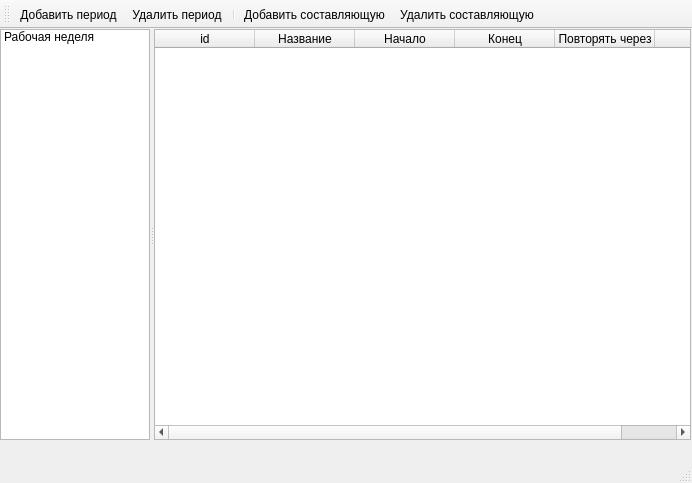
<ui version="4.0" >
 <class>MainWindow</class>
 <widget class="QMainWindow" name="MainWindow" >
  <property name="geometry" >
   <rect>
    <x>0</x>
    <y>0</y>
    <width>692</width>
    <height>483</height>
   </rect>
  </property>
  <property name="windowTitle" >
   <string>Периоды тарификации</string>
  </property>
  <widget class="QWidget" name="centralwidget" >
   <widget class="QSplitter" name="splitter" >
    <property name="geometry" >
     <rect>
      <x>0</x>
      <y>0</y>
      <width>691</width>
      <height>411</height>
     </rect>
    </property>
    <property name="orientation" >
     <enum>Qt::Horizontal</enum>
    </property>
    <widget class="QListWidget" name="timeperiod_list_edit" >
     <property name="maximumSize" >
      <size>
       <width>150</width>
       <height>16777215</height>
      </size>
     </property>
     <item>
      <property name="text" >
       <string>Рабочая неделя</string>
      </property>
     </item>
    </widget>
    <widget class="QTableWidget" name="timeperiod_table" >
     <property name="selectionMode" >
      <enum>QAbstractItemView::SingleSelection</enum>
     </property>
     <property name="selectionBehavior" >
      <enum>QAbstractItemView::SelectRows</enum>
     </property>
     <property name="verticalScrollMode" >
      <enum>QAbstractItemView::ScrollPerPixel</enum>
     </property>
     <property name="horizontalScrollMode" >
      <enum>QAbstractItemView::ScrollPerPixel</enum>
     </property>
     <property name="gridStyle" >
      <enum>Qt::DotLine</enum>
     </property>
     <column>
      <property name="text" >
       <string>id</string>
      </property>
     </column>
     <column>
      <property name="text" >
       <string>Название</string>
      </property>
     </column>
     <column>
      <property name="text" >
       <string>Начало</string>
      </property>
     </column>
     <column>
      <property name="text" >
       <string>Конец</string>
      </property>
     </column>
     <column>
      <property name="text" >
       <string>Повторять через</string>
      </property>
     </column>
     <column/>
    </widget>
   </widget>
  </widget>
  <widget class="QMenuBar" name="menubar" >
   <property name="geometry" >
    <rect>
     <x>0</x>
     <y>0</y>
     <width>692</width>
     <height>19</height>
    </rect>
   </property>
  </widget>
  <widget class="QStatusBar" name="statusbar" />
  <widget class="QToolBar" name="toolBar" >
   <property name="windowTitle" >
    <string>Периоды тарификации</string>
   </property>
   <attribute name="toolBarArea" >
    <enum>TopToolBarArea</enum>
   </attribute>
   <attribute name="toolBarBreak" >
    <bool>false</bool>
   </attribute>
   <addaction name="addPeriodAction" />
   <addaction name="delPeriodAction" />
   <addaction name="separator" />
   <addaction name="addConsAction" />
   <addaction name="delConsAction" />
  </widget>
  <action name="addPeriodAction" >
   <property name="icon" >
    <iconset>images/add.png</iconset>
   </property>
   <property name="text" >
    <string>Добавить период</string>
   </property>
  </action>
  <action name="delPeriodAction" >
   <property name="icon" >
    <iconset>images/del.png</iconset>
   </property>
   <property name="text" >
    <string>Удалить период</string>
   </property>
  </action>
  <action name="addConsAction" >
   <property name="icon" >
    <iconset>images/add.png</iconset>
   </property>
   <property name="text" >
    <string>Добавить составляющую</string>
   </property>
  </action>
  <action name="delConsAction" >
   <property name="icon" >
    <iconset>images/del.png</iconset>
   </property>
   <property name="text" >
    <string>Удалить составляющую</string>
   </property>
  </action>
 </widget>
 <resources/>
 <connections/>
</ui>
